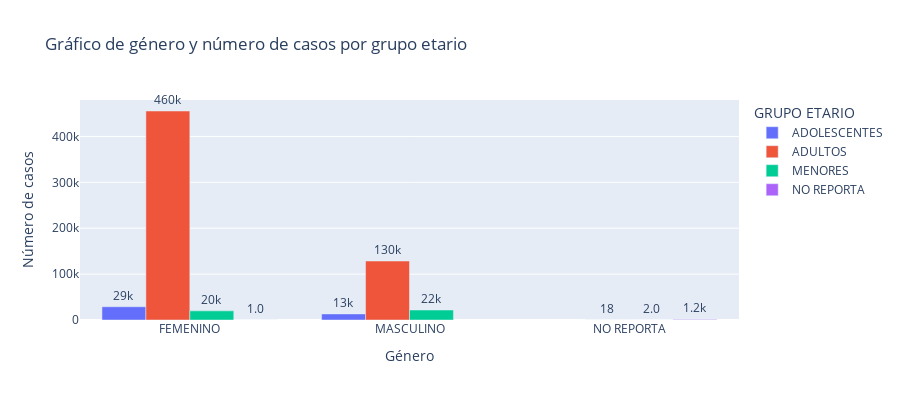

Notebook source saved alongside this figure:
### Code cell
df_genero_edad = pd.pivot_table(
    df, 
    index=('GENERO', 'GRUPO ETARIO'), 
    values='CANTIDAD', 
    aggfunc='count'
).reset_index()

# Crear un gráfico de barras adaptado a tu archivo
fig_genero_edad = px.bar(
    df_genero_edad,
    x='GENERO',  # Columna para el eje X (género)
    y='CANTIDAD',  # Columna para el eje Y (cantidad de casos)
    color='GRUPO ETARIO',  # Columna que define los colores de las barras (grupo etario)
    barmode='group',
    text_auto='.2s',
    title="Gráfico de género y número de casos por grupo etario",
    labels={'CANTIDAD': 'Número de casos', 'GENERO': 'Género'},
    height=400
)

# Personalizar el trazado del gráfico
fig_genero_edad.update_traces(
    textfont_size=12,
    textangle=0,
    textposition="outside",
    cliponaxis=False
)

# Mostrar el gráfico
fig_genero_edad.show()
fig_genero_edad.write_html('graphics/age.html') #usado para crear el grafico

### Figure 1 — Plotly figure (JSON) as saved in the notebook; plotly's stock layout.template omitted (floating-point values rounded to 4 significant figures)
{"data": [{"alignmentgroup": "True", "cliponaxis": false, "hovertemplate": "GRUPO ETARIO=ADOLESCENTES<br>Género=%{x}<br>Número de casos=%{y}<extra></extra>", "legendgroup": "ADOLESCENTES", "marker": {"color": "#636efa", "pattern": {"shape": ""}}, "name": "ADOLESCENTES", "offsetgroup": "ADOLESCENTES", "orientation": "v", "showlegend": true, "textangle": 0, "textfont": {"size": 12}, "textposition": "outside", "texttemplate": "%{y:.2s}", "type": "bar", "x": ["FEMENINO", "MASCULINO"], "xaxis": "x", "y": [28809, 13236], "yaxis": "y"}, {"alignmentgroup": "True", "cliponaxis": false, "hovertemplate": "GRUPO ETARIO=ADULTOS<br>Género=%{x}<br>Número de casos=%{y}<extra></extra>", "legendgroup": "ADULTOS", "marker": {"color": "#EF553B", "pattern": {"shape": ""}}, "name": "ADULTOS", "offsetgroup": "ADULTOS", "orientation": "v", "showlegend": true, "textangle": 0, "textfont": {"size": 12}, "textposition": "outside", "texttemplate": "%{y:.2s}", "type": "bar", "x": ["FEMENINO", "MASCULINO", "NO REPORTA"], "xaxis": "x", "y": [455443, 128503, 18], "yaxis": "y"}, {"alignmentgroup": "True", "cliponaxis": false, "hovertemplate": "GRUPO ETARIO=MENORES<br>Género=%{x}<br>Número de casos=%{y}<extra></extra>", "legendgroup": "MENORES", "marker": {"color": "#00cc96", "pattern": {"shape": ""}}, "name": "MENORES", "offsetgroup": "MENORES", "orientation": "v", "showlegend": true, "textangle": 0, "textfont": {"size": 12}, "textposition": "outside", "texttemplate": "%{y:.2s}", "type": "bar", "x": ["FEMENINO", "MASCULINO", "NO REPORTA"], "xaxis": "x", "y": [19915, 21765, 2], "yaxis": "y"}, {"alignmentgroup": "True", "cliponaxis": false, "hovertemplate": "GRUPO ETARIO=NO REPORTA<br>Género=%{x}<br>Número de casos=%{y}<extra></extra>", "legendgroup": "NO REPORTA", "marker": {"color": "#ab63fa", "pattern": {"shape": ""}}, "name": "NO REPORTA", "offsetgroup": "NO REPORTA", "orientation": "v", "showlegend": true, "textangle": 0, "textfont": {"size": 12}, "textposition": "outside", "texttemplate": "%{y:.2s}", "type": "bar", "x": ["FEMENINO", "NO REPORTA"], "xaxis": "x", "y": [1, 1229], "yaxis": "y"}], "layout": {"barmode": "group", "height": 400, "legend": {"title": {"text": "GRUPO ETARIO"}, "tracegroupgap": 0}, "title": {"text": "Gráfico de género y número de casos por grupo etario"}, "xaxis": {"anchor": "y", "domain": [0, 1], "title": {"text": "Género"}}, "yaxis": {"anchor": "x", "domain": [0, 1], "title": {"text": "Número de casos"}}}}
